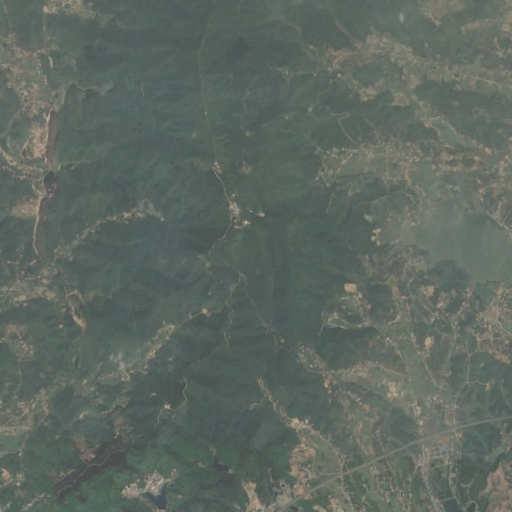
#> input picture RICE_DATASET/RICE1/cloud/112.png, 512 x 512 px
$ python -i advanced_detection.py   (imports and definitions only)
#> lines starting #> are read from the running program, lines starting #| are printed output that depends on the picture; after the words box and inside, x2 and y2 are one past the last pixel; in counts of white or black regions, pixels touching at a corner belong together
#> further down, picture is the input picture: PIL image 512x512 RGB; mean R, G, B 94.8, 104.7, 97.5
from __future__ import annotations

import numpy as np
from PIL import Image
from scipy import ndimage
from scipy.ndimage import median_filter
from skimage.filters import threshold_otsu

# Patch-based processing parameters
PATCH_SIZE = 25
OVERLAP = 3  # Overlap between patches for smooth stitching


def detect_clouds_patch_based(image: Image.Image, sensitivity: float = 0.75) -> tuple[Image.Image, float]:
    """
    High-accuracy cloud detection for RICE2.

    Uses a validated full-image spectral score with light 5x5 cleanup.
    The 25x25 patch-based processing is retained for cloud removal, where
    it is most useful for reconstruction.
    """
#> called with sensitivity = 0.75
    rgb = np.asarray(image.convert("RGB"), dtype=np.float32) / 255.0

    brightness = rgb.mean(axis=2)
    saturation = np.max(rgb, axis=2) - np.min(rgb, axis=2)
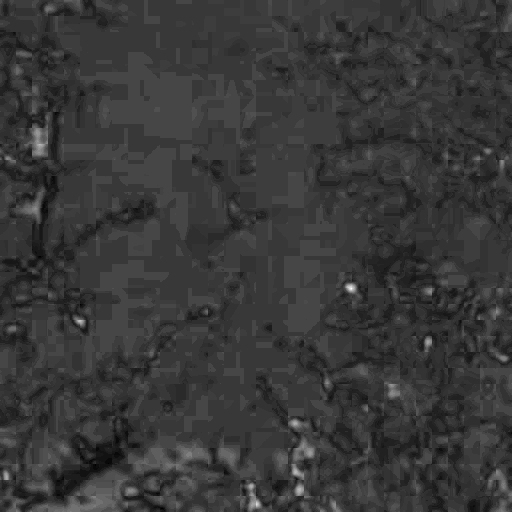
#> saturation: shape (512, 512) float32; min 0, max 0.212, mean 0.0472; drawn with min black and max white
    texture = np.std(rgb, axis=2)
    uniformity = 1.0 - np.clip(texture / 0.18, 0.0, 1.0)
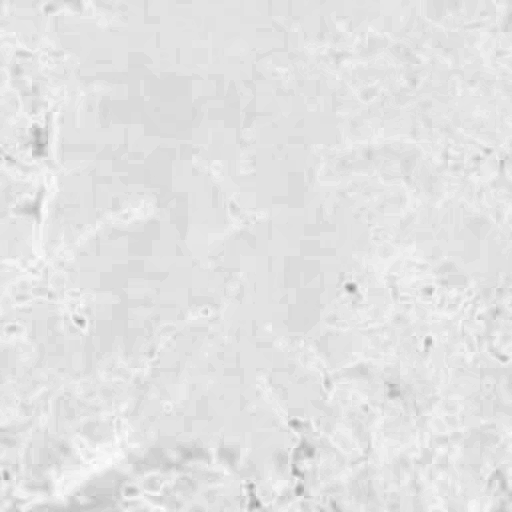
#> uniformity: shape (512, 512) float32; min 0.52, max 1, mean 0.889

    cloud_score = (
        0.55 * brightness +
        0.25 * (1 - saturation) +
        0.20 * uniformity
    )
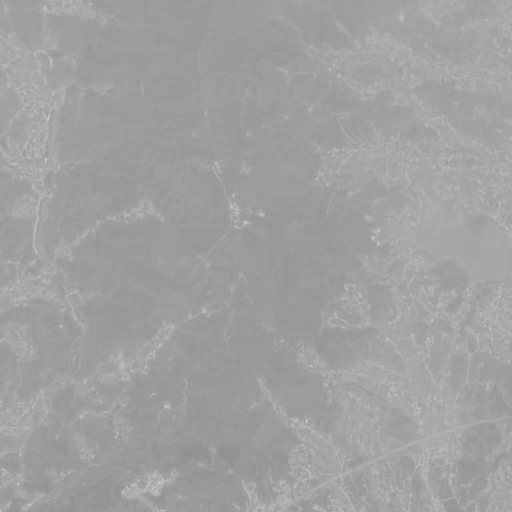
#> cloud_score: shape (512, 512) float32; min 0.561, max 0.79, mean 0.63

    threshold = threshold_otsu(cloud_score) if np.ptp(cloud_score) > 1e-6 else 0.5
#> threshold = 0.636
    threshold += (0.75 - sensitivity) * 0.03
    threshold = float(np.clip(threshold, 0.35, 0.8))

    cloud_mask_binary = cloud_score > threshold
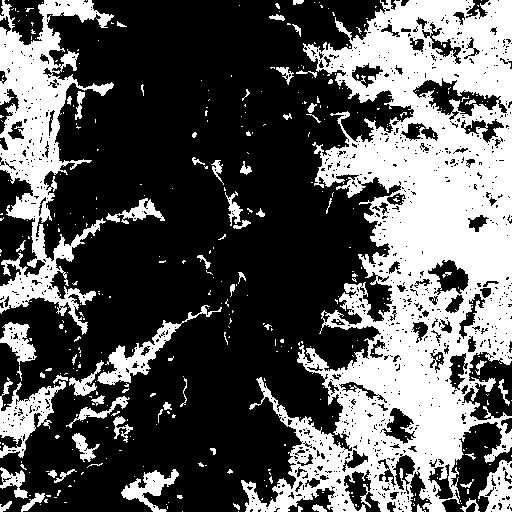
#> cloud_mask_binary: shape (512, 512) bool; 35.6% white; 414 white regions (350 under 20 px), largest, box (x1, y1, x2, y2) and area: (241, 0, 512, 512) 66298, (0, 0, 114, 335) 13962, (0, 377, 66, 458) 2091
    cloud_mask_binary = ndimage.binary_closing(cloud_mask_binary, structure=ndimage.generate_binary_structure(2, 1))
#> cloud_mask_binary: shape (512, 512) bool; 37.6% white; 263 white regions (210 under 20 px), largest, box (x1, y1, x2, y2) and area: (241, 1, 511, 511) 70327, (1, 1, 114, 335) 15025, (1, 305, 222, 458) 4591
    cloud_mask_binary = ndimage.binary_opening(cloud_mask_binary, structure=ndimage.generate_binary_structure(2, 1))
#> cloud_mask_binary: shape (512, 512) bool; 36.7% white; 123 white regions (64 under 20 px), largest, box (x1, y1, x2, y2) and area: (241, 1, 511, 511) 69278, (1, 1, 114, 334) 14520, (1, 361, 104, 458) 2618
    cloud_mask_binary = ndimage.binary_fill_holes(cloud_mask_binary)
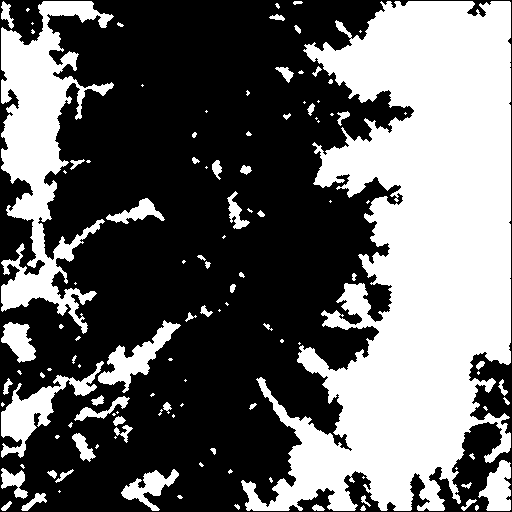
#> cloud_mask_binary: shape (512, 512) bool; 40.1% white; 118 white regions (60 under 20 px), largest, box (x1, y1, x2, y2) and area: (241, 1, 511, 511) 77674, (1, 1, 114, 334) 14906, (1, 361, 104, 458) 2628

    # Light local cleanup: stabilize the binary map without flooding the image.
    cloud_mask_smooth = ndimage.uniform_filter(cloud_mask_binary.astype(np.float32), size=5, mode="nearest")
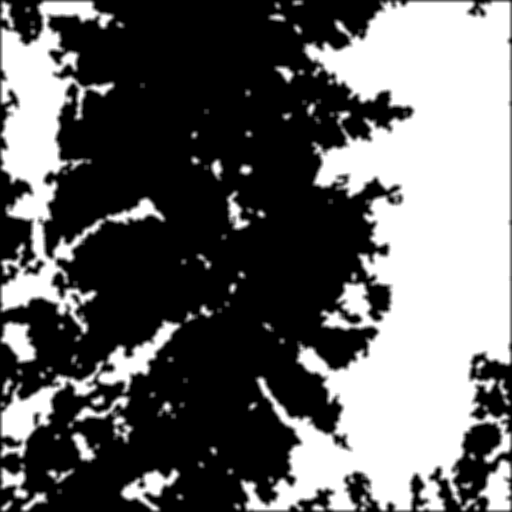
#> cloud_mask_smooth: shape (512, 512) float32; min 0, max 1, mean 0.4
    cloud_mask_binary = cloud_mask_smooth > 0.45
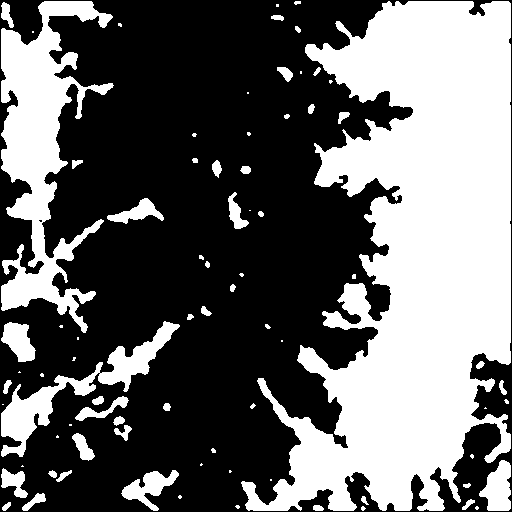
#> cloud_mask_binary: shape (512, 512) bool; 40.3% white; 79 white regions (33 under 20 px), largest, box (x1, y1, x2, y2) and area: (241, 1, 511, 511) 78226, (1, 1, 114, 333) 15236, (1, 321, 180, 457) 4548

    cloud_mask = cloud_mask_binary.astype(np.uint8) * 255
    cloud_ratio = cloud_mask.mean() / 255.0
#> cloud_ratio = 0.403

    return Image.fromarray(cloud_mask, mode="L"), cloud_ratio


# [172 lines left out: functions _detect_clouds_in_patch, _create_blend_weights, detect_clouds_advanced, remove_clouds_advanced, _inpaint_patch, not called in this run]

>>> from PIL import Image
>>> picture = Image.open('../RICE_DATASET/RICE1/cloud/112.png')
>>> result = detect_clouds_patch_based(picture)

$ run again, on RICE_DATASET/RICE1/cloud/114.png
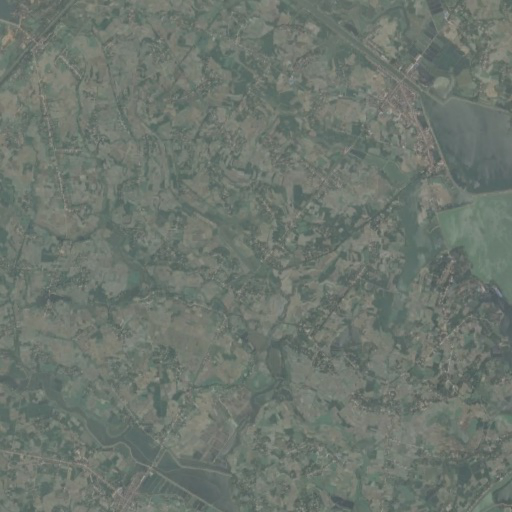
#> input picture RICE_DATASET/RICE1/cloud/114.png, 512 x 512 px
#> picture is the input picture: PIL image 512x512 RGB; mean R, G, B 108.7, 117.9, 109.9
#> in detect_clouds_patch_based, `cloud_score = ( 0.55 * brightness + 0.25 * (1 - saturation) + 0.20 * u..`:
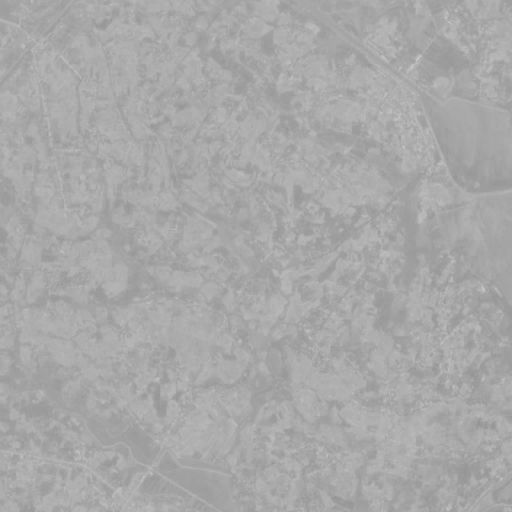
#> cloud_score: shape (512, 512) float32; min 0.58, max 0.8, mean 0.662
#> threshold = 0.66
#> in detect_clouds_patch_based, `cloud_mask_binary = cloud_mask_smooth > 0.45`:
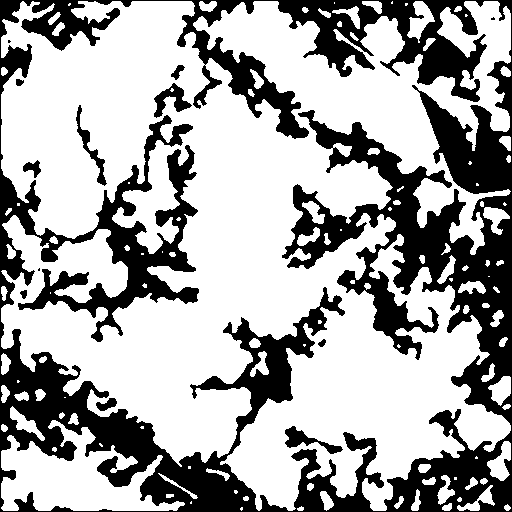
#> cloud_mask_binary: shape (512, 512) bool; 66.3% white; 13 black regions (3 under 20 px), largest, box (x1, y1, x2, y2) and area: (0, 0, 512, 512) 86263, (154, 83, 192, 118) 539, (285, 426, 343, 454) 525
#> cloud_ratio = 0.663

$ run again, on RICE_DATASET/RICE1/cloud/115.png
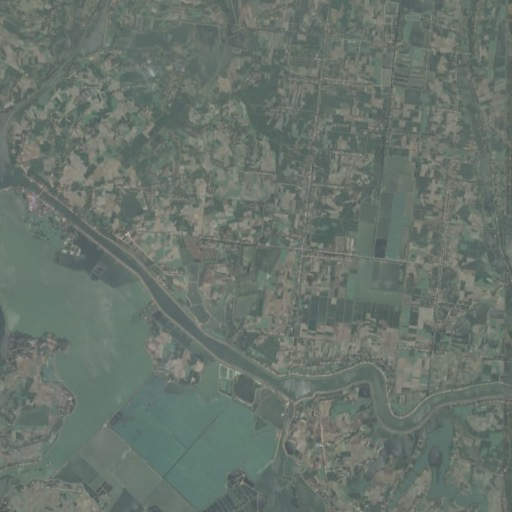
#> input picture RICE_DATASET/RICE1/cloud/115.png, 512 x 512 px
#> picture is the input picture: PIL image 512x512 RGB; mean R, G, B 104.6, 116, 108.1
#> in detect_clouds_patch_based, `cloud_score = ( 0.55 * brightness + 0.25 * (1 - saturation) + 0.20 * u..`:
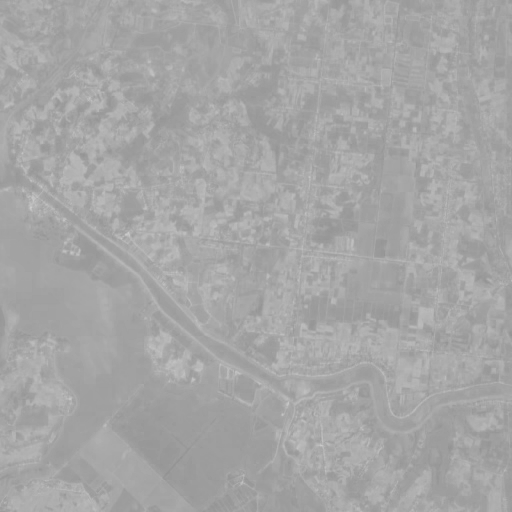
#> cloud_score: shape (512, 512) float32; min 0.575, max 0.804, mean 0.651
#> threshold = 0.656
#> in detect_clouds_patch_based, `cloud_mask_binary = cloud_mask_smooth > 0.45`:
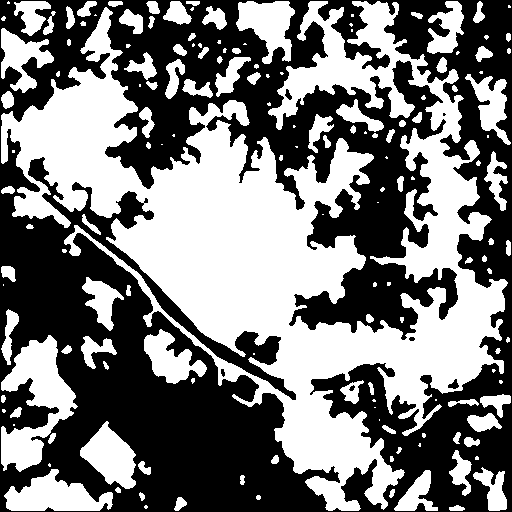
#> cloud_mask_binary: shape (512, 512) bool; 47.6% white; 154 white regions (56 under 20 px), largest, box (x1, y1, x2, y2) and area: (1, 1, 508, 511) 91612, (1, 335, 78, 472) 4866, (4, 469, 113, 511) 2637
#> cloud_ratio = 0.476

$ run again, on RICE_DATASET/RICE1/cloud/128.png
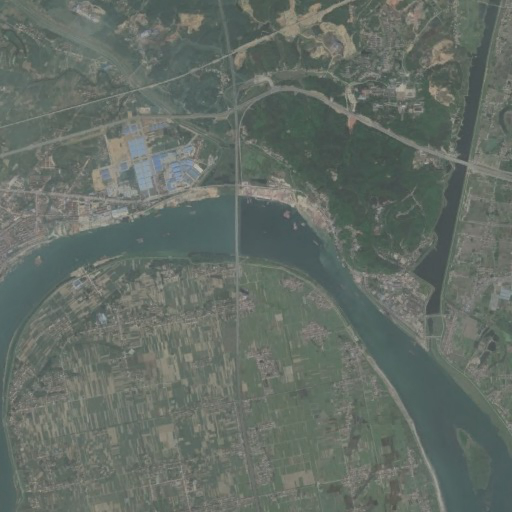
#> input picture RICE_DATASET/RICE1/cloud/128.png, 512 x 512 px
#> picture is the input picture: PIL image 512x512 RGB; mean R, G, B 100.3, 109.2, 102
#> threshold = 0.642
#> in detect_clouds_patch_based, `cloud_mask_binary = cloud_mask_smooth > 0.45`:
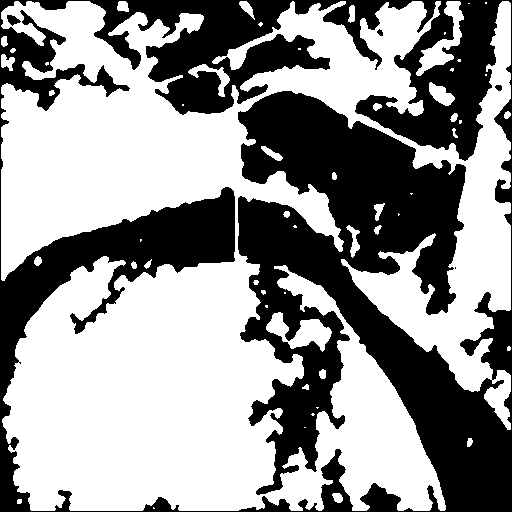
#> cloud_mask_binary: shape (512, 512) bool; 58.8% white; 5 black regions (1 under 20 px), largest, box (x1, y1, x2, y2) and area: (0, 0, 512, 512) 107892, (7, 15, 21, 26) 90, (495, 85, 502, 91) 33, (377, 29, 383, 36) 28
#> cloud_ratio = 0.588
